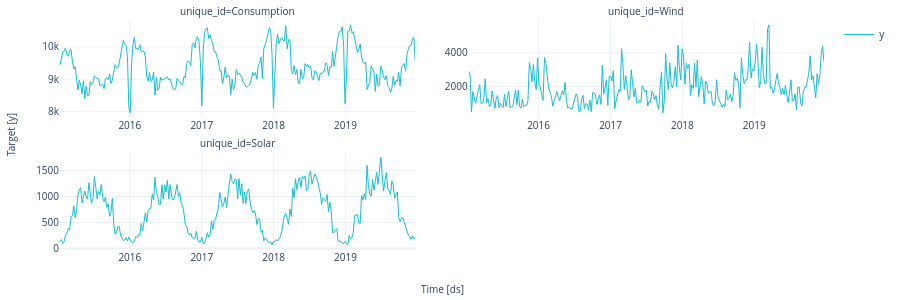

This figure's notebook cell:
### Markdown cell above
#### plotly
Также можно поменять движок на plotly

### Code cell
fig = plot_series(panel_df, engine='plotly',)
fig.update_layout(width=900,height=300)
fig

### Figure 1 — Plotly figure (JSON) as saved in the notebook; plotly's stock layout.template omitted (floating-point values rounded to 4 significant figures; data arrays with more than 128 entries replaced by an {"elided": "..."} marker saying what was removed)
{"data": [{"legendgroup": "y", "line": {"color": "#17becf", "width": 1}, "mode": "lines", "name": "y", "showlegend": true, "type": "scatter", "x": {"elided": "259 str values"}, "xaxis": "x", "y": {"elided": "259 float values"}, "yaxis": "y"}, {"legendgroup": "y", "line": {"color": "#17becf", "width": 1}, "mode": "lines", "name": "y", "showlegend": false, "type": "scatter", "x": {"elided": "259 str values"}, "xaxis": "x2", "y": {"elided": "259 float values"}, "yaxis": "y2"}, {"legendgroup": "y", "line": {"color": "#17becf", "width": 1}, "mode": "lines", "name": "y", "showlegend": false, "type": "scatter", "x": {"elided": "259 str values"}, "xaxis": "x3", "y": {"elided": "259 float values"}, "yaxis": "y3"}], "layout": {"annotations": [{"font": {"size": 10}, "showarrow": false, "text": "unique_id=Consumption", "x": 0.2325, "xanchor": "center", "xref": "paper", "y": 1, "yanchor": "bottom", "yref": "paper"}, {"font": {"size": 10}, "showarrow": false, "text": "unique_id=Wind", "x": 0.7675, "xanchor": "center", "xref": "paper", "y": 1, "yanchor": "bottom", "yref": "paper"}, {"font": {"size": 10}, "showarrow": false, "text": "unique_id=Solar", "x": 0.2325, "xanchor": "center", "xref": "paper", "y": 0.425, "yanchor": "bottom", "yref": "paper"}, {"font": {"size": 10}, "showarrow": false, "text": "Time [ds]", "x": 0.5, "xanchor": "center", "xref": "paper", "y": 0, "yanchor": "top", "yref": "paper", "yshift": -30}, {"font": {"size": 10}, "showarrow": false, "text": "Target [y]", "textangle": -90, "x": 0, "xanchor": "right", "xref": "paper", "xshift": -40, "y": 0.5, "yanchor": "middle", "yref": "paper"}], "autosize": true, "font": {"size": 10}, "height": 300, "margin": {"b": 50, "l": 60, "r": 10, "t": 20}, "width": 900, "xaxis": {"anchor": "y", "domain": [0, 0.465], "showticklabels": true, "visible": true}, "xaxis2": {"anchor": "y2", "domain": [0.535, 1.0], "showticklabels": true, "visible": true}, "xaxis3": {"anchor": "y3", "domain": [0, 0.465], "showticklabels": true, "visible": true}, "xaxis4": {"anchor": "y4", "domain": [0.535, 1.0], "showticklabels": true, "visible": true}, "yaxis": {"anchor": "x", "domain": [0.575, 1]}, "yaxis2": {"anchor": "x2", "domain": [0.575, 1]}, "yaxis3": {"anchor": "x3", "domain": [0, 0.425]}, "yaxis4": {"anchor": "x4", "domain": [0, 0.425]}}}
